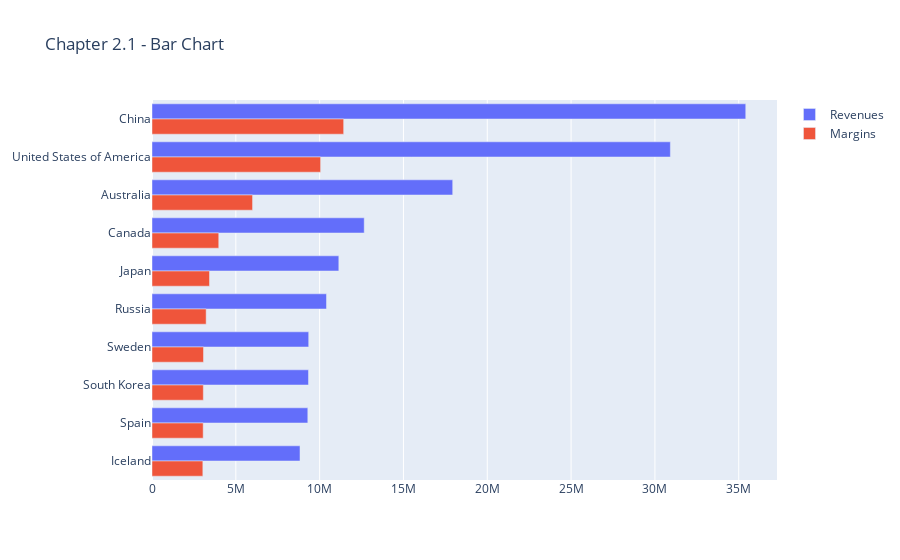

This figure's notebook cell:
### Markdown cell above
### Data 객체 입력 방식3.

### Code cell
trace1 = go.Bar(y = df_g1['Country'], # y축
                x = df_g1['Revenue'], # x축
                name = 'Revenues',
                orientation = 'h'
               )
trace2 = go.Bar(y = df_g1['Country'], # y축
                x = df_g1['Margin'], # x축
                name = 'Margins',
                orientation = 'h'
               )
data = [trace1, trace2]
# Change the bar mode
layout = go.Layout(title = 'Chapter 2.1 - Bar Chart', 
                   barmode = 'group',
                   yaxis = dict(autorange='reversed'),
#                    yaxis = {'autorange':'reversed'}
                  )
fig = go.Figure(data, layout)
fig.show()

### Figure 1 — Plotly figure (JSON) as saved in the notebook; plotly's stock layout.template omitted (floating-point values rounded to 4 significant figures)
{"data": [{"name": "Revenues", "orientation": "h", "type": "bar", "x": [35420000.0, 30920000.0, 17940000.0, 12660000.0, 11140000.0, 10410000.0, 9347000.0, 9334000.0, 9295000.0, 8829000.0], "y": ["China", "United States of America", "Australia", "Canada", "Japan", "Russia", "Sweden", "South Korea", "Spain", "Iceland"]}, {"name": "Margins", "orientation": "h", "type": "bar", "x": [11430000.0, 10060000.0, 5999000.0, 3982000.0, 3430000.0, 3230000.0, 3072000.0, 3063000.0, 3053000.0, 3033000.0], "y": ["China", "United States of America", "Australia", "Canada", "Japan", "Russia", "Sweden", "South Korea", "Spain", "Iceland"]}], "layout": {"barmode": "group", "title": {"text": "Chapter 2.1 - Bar Chart"}, "yaxis": {"autorange": "reversed"}}}
